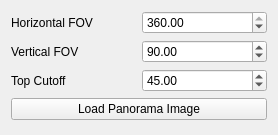
<?xml version="1.0" encoding="UTF-8"?>
<ui version="4.0">
 <class>PanoramaTool</class>
 <widget class="QWidget" name="PanoramaTool">
  <property name="geometry">
   <rect>
    <x>0</x>
    <y>0</y>
    <width>278</width>
    <height>135</height>
   </rect>
  </property>
  <property name="windowTitle">
   <string>Form</string>
  </property>
  <layout class="QVBoxLayout" name="verticalLayout">
   <item>
    <layout class="QHBoxLayout" name="horizontalLayout">
     <item>
      <widget class="QLabel" name="label">
       <property name="toolTip">
        <string>&lt;html&gt;&lt;head/&gt;&lt;body&gt;&lt;p&gt;Increased Octree Depth results in higher resolution of the recontructed model showing more details but also the memory consumption will increase exponential.&lt;/p&gt;&lt;/body&gt;&lt;/html&gt;</string>
       </property>
       <property name="statusTip">
        <string>Increased Octree Depth results in higher resolution of the recontructed model showing more details but also the memory consumption will increase exponential.</string>
       </property>
       <property name="whatsThis">
        <string>Increased Octree Depth results in higher resolution of the recontructed model showing more details but also the memory consumption will increase exponential.</string>
       </property>
       <property name="text">
        <string>Horizontal FOV</string>
       </property>
      </widget>
     </item>
     <item>
      <widget class="QDoubleSpinBox" name="hFOV">
       <property name="toolTip">
        <string>Horizontal Field of View of the Panorama in Degrees</string>
       </property>
       <property name="statusTip">
        <string>Horizontal Field of View of the Panorama in Degrees</string>
       </property>
       <property name="whatsThis">
        <string>Horizontal Field of View of the Panorama in Degrees</string>
       </property>
       <property name="maximum">
        <double>360.000000000000000</double>
       </property>
       <property name="value">
        <double>360.000000000000000</double>
       </property>
      </widget>
     </item>
    </layout>
   </item>
   <item>
    <layout class="QHBoxLayout" name="horizontalLayout_2">
     <item>
      <widget class="QLabel" name="label_2">
       <property name="toolTip">
        <string>&lt;html&gt;&lt;head/&gt;&lt;body&gt;&lt;p&gt;Increased Octree Depth results in higher resolution of the recontructed model showing more details but also the memory consumption will increase exponential.&lt;/p&gt;&lt;/body&gt;&lt;/html&gt;</string>
       </property>
       <property name="statusTip">
        <string>Increased Octree Depth results in higher resolution of the recontructed model showing more details but also the memory consumption will increase exponential.</string>
       </property>
       <property name="whatsThis">
        <string>Increased Octree Depth results in higher resolution of the recontructed model showing more details but also the memory consumption will increase exponential.</string>
       </property>
       <property name="text">
        <string>Vertical FOV</string>
       </property>
      </widget>
     </item>
     <item>
      <widget class="QDoubleSpinBox" name="vFOV">
       <property name="toolTip">
        <string>Vertical Field of View of the Panorama in Degrees</string>
       </property>
       <property name="statusTip">
        <string>Vertical Field of View of the Panorama in Degrees</string>
       </property>
       <property name="whatsThis">
        <string>Vertical Field of View of the Panorama in Degrees</string>
       </property>
       <property name="maximum">
        <double>180.000000000000000</double>
       </property>
       <property name="value">
        <double>90.000000000000000</double>
       </property>
      </widget>
     </item>
    </layout>
   </item>
   <item>
    <layout class="QHBoxLayout" name="horizontalLayout_3">
     <item>
      <widget class="QLabel" name="label_3">
       <property name="toolTip">
        <string>&lt;html&gt;&lt;head/&gt;&lt;body&gt;&lt;p&gt;Increased Octree Depth results in higher resolution of the recontructed model showing more details but also the memory consumption will increase exponential.&lt;/p&gt;&lt;/body&gt;&lt;/html&gt;</string>
       </property>
       <property name="statusTip">
        <string>Increased Octree Depth results in higher resolution of the recontructed model showing more details but also the memory consumption will increase exponential.</string>
       </property>
       <property name="whatsThis">
        <string>Increased Octree Depth results in higher resolution of the recontructed model showing more details but also the memory consumption will increase exponential.</string>
       </property>
       <property name="text">
        <string>Top Cutoff</string>
       </property>
      </widget>
     </item>
     <item>
      <widget class="QDoubleSpinBox" name="cutOff">
       <property name="toolTip">
        <string>Missing part in degree at the top of the Panorama</string>
       </property>
       <property name="statusTip">
        <string>Missing part in degree at the top of the Panorama</string>
       </property>
       <property name="whatsThis">
        <string>Missing part in degree at the top of the Panorama</string>
       </property>
       <property name="maximum">
        <double>180.000000000000000</double>
       </property>
       <property name="value">
        <double>45.000000000000000</double>
       </property>
      </widget>
     </item>
    </layout>
   </item>
   <item>
    <widget class="QPushButton" name="loadButton">
     <property name="toolTip">
      <string>Enable slicing for the current scene</string>
     </property>
     <property name="statusTip">
      <string>Enable slicing for the current scene</string>
     </property>
     <property name="text">
      <string>Load Panorama Image</string>
     </property>
     <property name="checkable">
      <bool>false</bool>
     </property>
    </widget>
   </item>
   <item>
    <spacer name="verticalSpacer">
     <property name="orientation">
      <enum>Qt::Vertical</enum>
     </property>
     <property name="sizeHint" stdset="0">
      <size>
       <width>20</width>
       <height>40</height>
      </size>
     </property>
    </spacer>
   </item>
  </layout>
  <zorder>loadButton</zorder>
  <zorder>hFOV</zorder>
  <zorder>layoutWidget</zorder>
  <zorder>layoutWidget_2</zorder>
 </widget>
 <resources/>
 <connections/>
</ui>
